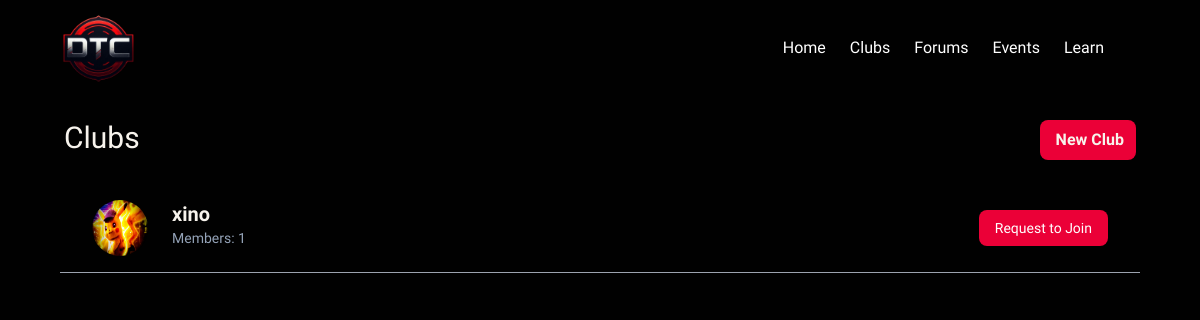
The page /clubs (signed in) on the database its author committed.
### Tool/models.py (models this page shows, shortened)
class Club(db.Model):
    __tablename__ = 'club'
    id = db.Column(db.Integer, primary_key=True)
    name = db.Column(db.String(100), unique=True, nullable=False)
    golds = db.Column(db.Integer, default=0)
    silvers = db.Column(db.Integer, default=0)
    bronzes = db.Column(db.Integer, default=0)
    total = db.Column(db.Integer, default=0)
    members = db.relationship('User', backref='club')
    managers = db.relationship('User', secondary='managers', back_populates='managed_club')
    requesters = db.relationship('User', secondary=requesters, back_populates='requested_clubs')
    events = db.relationship('Event', secondary=event_clubs, back_populates='clubs')
    host_events = db.relationship('Event', back_populates='host')
    submissions = db.relationship('Submission', back_populates='club')
    registered_sub_events = db.relationship('SubEvent', secondary=sub_event_club_registrations, back_populates='registered_clubs')
    profile_pic = db.Column(db.String(200), nullable=False, default = '../static/images/default.jpg')
    email = db.Column(db.String(120), unique=True, nullable=False, default = 'none')
    description = db.Column(db.String, nullable = False)

### app.py (the view)
@app.route('/clubs')
@login_required
def view_clubs():
    clubs = Club.query.all()
    return render_template('all_clubs.html', clubs=clubs)

### Tool/models.py (called while the page is built)
@login_manager.user_loader
def load_user(user_id):
    return User.query.get(user_id)

### Tool/templates/all_clubs.html (shortened to what this page needs)
{% extends 'base.html' %}
{% block content %}
    <div class="flex justify-between px-16 my-6">
        <h1 class="bold text-3xl text-text">Clubs</h1>
        <a href="{{url_for('create_club')}}" class="cursor-pointer bg-primary hover:bg-red-600 transition-colors text-text font-semibold px-3 py-2 rounded-lg text-center flex justify-center items-center space-x-1">
            <span>New Club</span>
        </a>
    </div>
    <div class="flex flex-col gap-6 items-start max-w-screen overflow-x-hidden">
        {% for club in clubs %}
        {% if club.name != 'null' %}
        <a class="flex justify-between items-center text-text hover:scale-[1.01] py-4 w-[90%] border-b border-gray-400 mx-[5%] px-8 transition-all" href="{{url_for('club', cid=club.id)}}">
            <div class="flex">
                <img src="{{ club.profile_pic }}" alt="{{ club.name }}" class="h-14 w-14 rounded-full mr-6">
                <div class="flex flex-col">
                    <p class="font-bold text-xl">{{ club.name }}</p>
                    <p class="text-sm text-slate-400">
                        Members: {{ club.members|length }}
                    </p>
                </div>
            </div>
            <div class="flex text-right flex-col text-slate-300 text-sm ml-8">
                <form action="{{ url_for('request_club', cid=club.id) }}" method="POST">
                    <button type="submit" class="px-4 py-2 bg-primary text-white rounded-lg hover:bg-red-600">Request to Join</button>
                </form>
            </div>
        </a>
        {% endif %}
        {% endfor %}
    </div>
{% endblock %}

### Tool/static/css/styles.css (style rules this page uses)
:root { --header-height: 3.5rem; --white-color: hsl(0, 0%, 100%); --black-color: hsl(0, 0%, 0%); --body-font: "Montserrat Alternates", sans-serif; --h1-font-size: 1.5rem; --normal-font-size: 0.938rem; --font-regular: 400; --font-medium: 500; --z-tooltip: 10; --z-fixed: 100; }
@media screen and (min-width: 1150px) { :root { --normal-font-size: 1rem; } }
* { box-sizing: border-box; padding: 0; margin: 0; }
html { scroll-behavior: smooth; }
body { font-family: var(--body-font); font-size: var(--normal-font-size); background-color: var(--white-color); }
a { text-decoration: none; }

### Tool/templates/base.html (style rules this page uses)
:root { --text: #f7f3ec; --background: #010101; --primary: #eb0037; --secondary: #0a9682; --accent: #510b1c; }

### rows shown on the page
Club: profile_pic (picture), name "xino", members|length "1"
